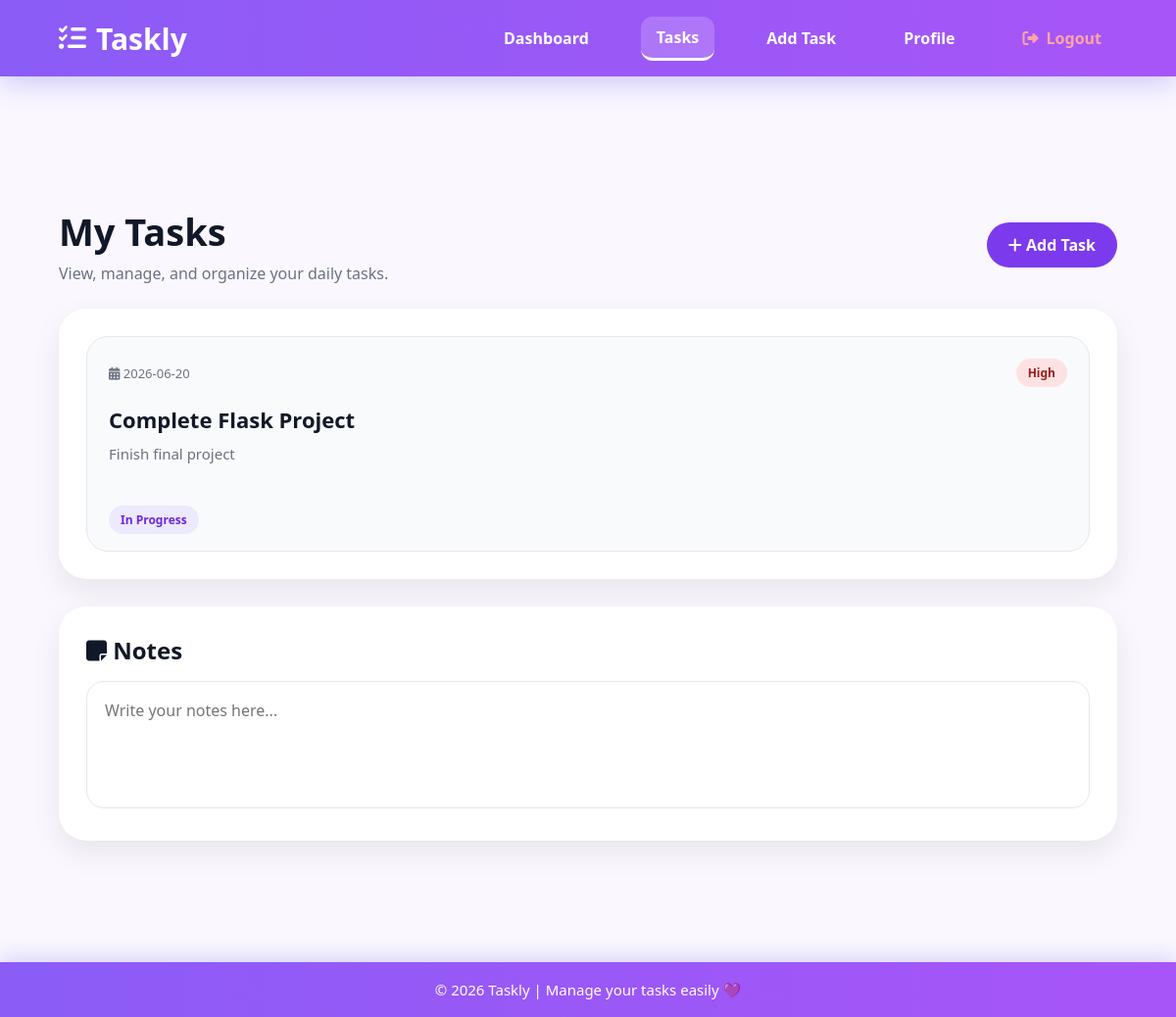
Page /tasks (signed in) on the committed database.
### tables this page shows
CREATE TABLE tasks (
    id INTEGER PRIMARY KEY AUTOINCREMENT,
    title TEXT NOT NULL,
    description TEXT,
    due_date DATE,
    priority TEXT NOT NULL CHECK(priority IN ('Low', 'Medium', 'High')),
    status TEXT NOT NULL DEFAULT 'In Progress',
    user_id INTEGER NOT NULL, category_id INTEGER,
    FOREIGN KEY (user_id) REFERENCES users(id)
);

### app.py (the view)
@app.route("/tasks")
def tasks():
    if "user_id" not in session:
        return redirect(url_for("login"))
    conn = get_db()
    tasks = conn.execute(
        "SELECT * FROM tasks WHERE user_id = ?",
        (session["user_id"],)
    ).fetchall()
    conn.close()
    return render_template("tasks.html", tasks=tasks)

### app.py (called while the page is built)
def get_db():
    conn = sqlite3.connect("taskly.db")
    conn.row_factory = sqlite3.Row
    return conn

### templates/tasks.html (shortened to what this page needs)
{% extends "layout.html" %}
{% block content %}
<div class="tasks-page">
    <div class="tasks-header">
        <div>
            <h1>My Tasks</h1>
            <p>View, manage, and organize your daily tasks.</p>
        </div>
        <a href="{{ url_for('add_task') }}" class="add-task-btn">
            <i class="fa-solid fa-plus"></i>
            Add Task
        </a>
    </div>
    <div class="tasks-grid">
        {% if tasks %}
            {% for task in tasks %}
            <a href="{{ url_for('task_details', task_id=task['id']) }}" class="task-card-pro">
                <div class="task-card-top">
                    <span class="task-date">
                        <i class="fa-solid fa-calendar-days"></i>
                        {{ task["due_date"] }}
                    </span>
                    <span class="priority-badge {{ task['priority']|lower }}">
                        {{ task["priority"] }}
                    </span>
                </div>
                <h3>{{ task["title"] }}</h3>
                <p>{{ task["description"] }}</p>
                <div class="task-card-bottom">
                    <span class="status-badge">
                        {{ task["status"] }}
                    </span>
                </div>
            </a>
            {% endfor %}
        {% else %}
            <div class="empty-tasks">
                <i class="fa-solid fa-clipboard-list"></i>
                <h3>No tasks yet</h3>
                <p>Add your first task and start organizing your day.</p>
            </div>
        {% endif %}
    </div>
    <div class="notes-card">
        <h2>
            <i class="fa-solid fa-note-sticky"></i>
            Notes
        </h2>
        <textarea placeholder="Write your notes here..."></textarea>
    </div>
</div>
{% endblock %}

### static/css/style.css (style rules this page uses)
* { margin: 0; padding: 0; box-sizing: border-box; font-family: "Segoe UI", sans-serif; }
body { min-height: 100svh; display: flex; justify-content: center; align-items: center; background: #faf7ff; padding-top: 100px; padding-bottom: 80px; }
.add-task-btn { background: #7c3aed; color: white; padding: 12px 22px; border-radius: 30px; text-decoration: none; font-weight: bold; }
.tasks-page { width: 1100px; max-width: 90%; margin-top: 110px; margin-bottom: 100px; }
.tasks-header { display: flex; justify-content: space-between; align-items: center; margin-bottom: 25px; }
.tasks-header h1 { font-size: 38px; color: #111827; }
.tasks-header p { color: #6b7280; margin-top: 6px; }
.tasks-grid { display: grid; grid-template-columns: repeat(auto-fit, minmax(240px, 1fr)); gap: 22px; background: white; padding: 28px; border-radius: 28px; box-shadow: 0 12px 30px rgba(0,0,0,.08); }
.task-card-pro { display: block; background: #f9fafb; border: 1px solid #e5e7eb; border-radius: 22px; padding: 22px; text-decoration: none; transition: .3s; }
.task-card-top { display: flex; justify-content: space-between; align-items: center; margin-bottom: 18px; gap: 10px; }
.task-date { font-size: 13px; color: #6b7280; }
.priority-badge, .status-badge { padding: 6px 12px; border-radius: 20px; font-size: 12px; font-weight: bold; }
.priority-badge.high { background: #fee2e2; color: #991b1b; }
.task-card-pro h3 { color: #111827; font-size: 22px; margin-bottom: 10px; }
.task-card-pro p { color: #6b7280; font-size: 15px; min-height: 45px; }
.task-card-bottom { margin-top: 20px; }
.status-badge { background: #ede9fe; color: #6d28d9; }
.notes-card { margin-top: 28px; background: white; padding: 28px; border-radius: 28px; box-shadow: 0 12px 30px rgba(0,0,0,.08); }
.notes-card h2 { color: #111827; margin-bottom: 15px; }
.notes-card textarea { width: 100%; height: 130px; padding: 18px; border-radius: 18px; border: 1px solid #e5e7eb; resize: none; outline: none; font-size: 16px; }

### rows in the picture
tasks: due_date "2026-06-20", priority "High", title "Complete Flask Project", description "Finish final project", status "In Progress"
